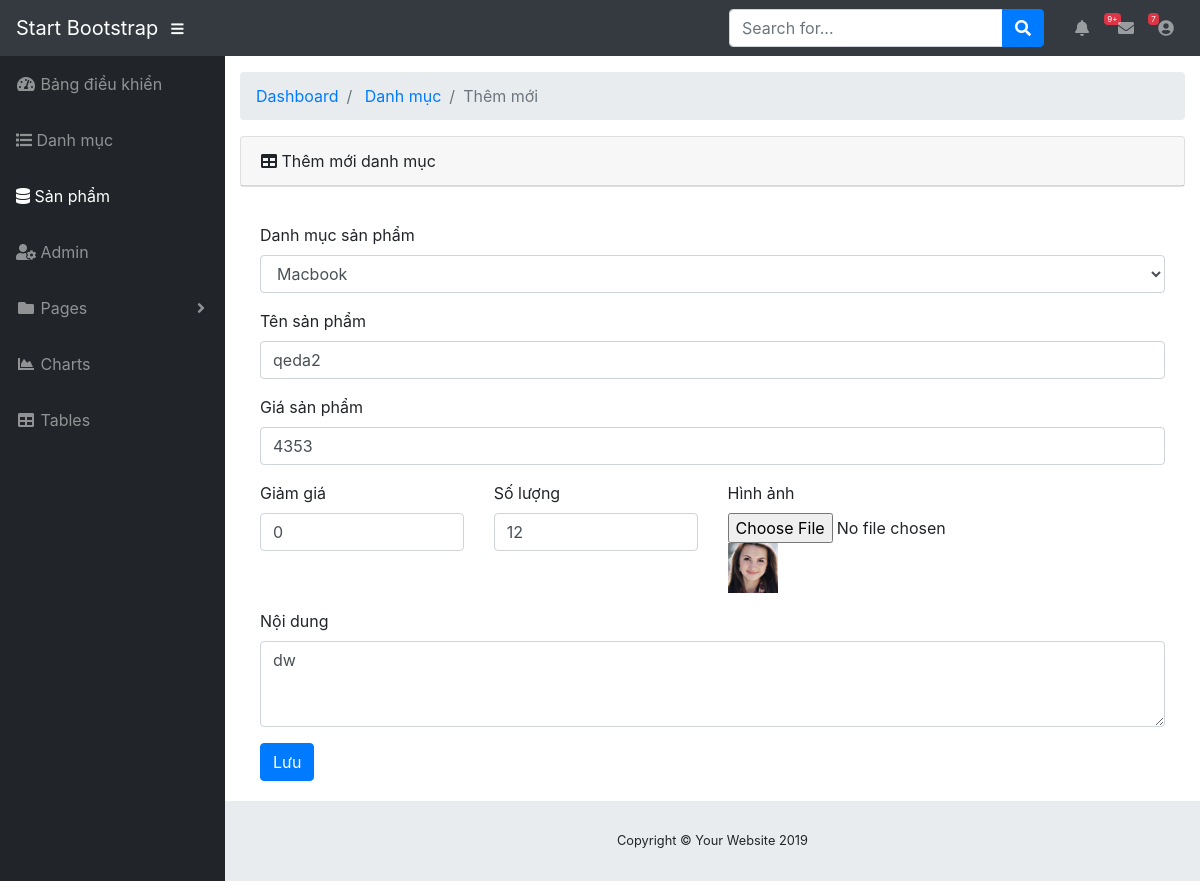
The app's page /admin/modules/product/edit.php?id=27, older data.
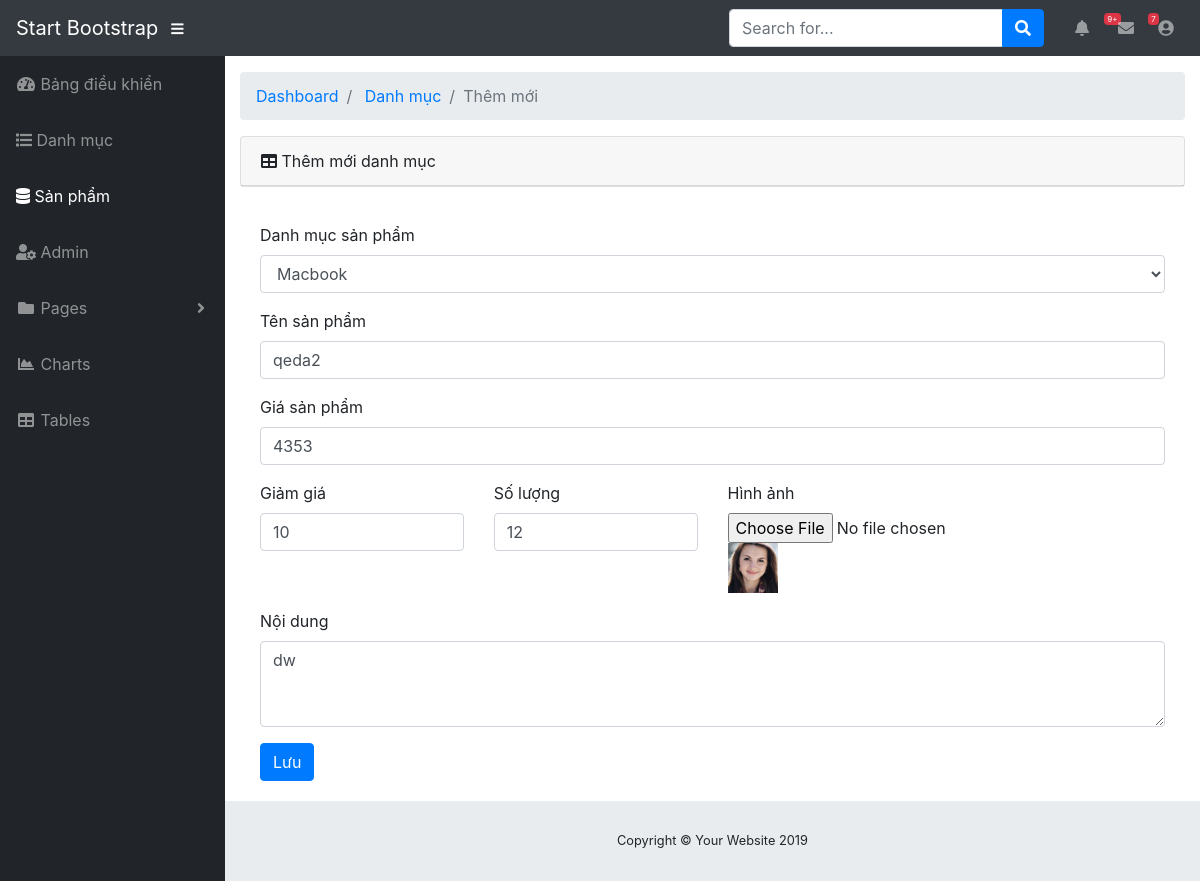
The same page, newer data.
### tables this page shows
CREATE TABLE `product` (
  `id` int(11) NOT NULL,
  `name` varchar(100) DEFAULT NULL,
  `slug` varchar(100) DEFAULT NULL,
  `price` int(11) DEFAULT NULL,
  `sale` tinyint(4) DEFAULT '0',
  `thumbnail` varchar(100) DEFAULT NULL,
  `category_id` int(11) DEFAULT NULL,
  `content` text,
  `number` int(11) DEFAULT NULL,
  `head` int(11) DEFAULT '0',
  `view` int(11) DEFAULT '0',
  `hot` tinyint(4) DEFAULT '0',
  `created_at` timestamp NULL DEFAULT CURRENT_TIMESTAMP,
  `updated_at` timestamp NULL DEFAULT CURRENT_TIMESTAMP ON UPDATE CURRENT_TIMESTAMP
);

CREATE TABLE `category` (
  `id` int(11) NOT NULL,
  `name` varchar(100) DEFAULT NULL,
  `slug` varchar(100) DEFAULT NULL,
  `images` varchar(100) DEFAULT NULL,
  `banner` varchar(100) DEFAULT NULL,
  `home` tinyint(4) DEFAULT '0',
  `status` tinyint(4) DEFAULT '1',
  `created_at` timestamp NULL DEFAULT CURRENT_TIMESTAMP,
  `updated_at` timestamp NULL DEFAULT CURRENT_TIMESTAMP ON UPDATE CURRENT_TIMESTAMP
);

### libraries/Database.php (called while the page is built, shortened)
<?php
    class Database
    {
        public $link;
        public function __construct()
        {
            $this->link = mysqli_connect("localhost", "root", "", "web_shop") or die ();
            mysqli_set_charset($this->link,"utf8");
        }
        public function fetchID($table , $id )
        {
            $sql = "SELECT * FROM {$table} WHERE id = $id ";
            $result = mysqli_query($this->link,$sql) or die("Lỗi  truy vấn fetchID " .mysqli_error($this->link));
            return mysqli_fetch_assoc($result);
        }
         public function fetchAll($table)
        {
            $sql = "SELECT * FROM {$table} WHERE 1" ;
            $result = mysqli_query($this->link,$sql) or die("Lỗi Truy Vấn fetchAll " .mysqli_error($this->link));
            $data = [];
            if( $result)
            {
                while ($num = mysqli_fetch_assoc($result))
                {
                    $data[] = $num;
                }
            }
            return $data;
        }
    }
?>

### admin/autoload/autoload.php (called while the page is built, shortened)
<?php
	require_once __DIR__. "/../../libraries/Database.php";
   	require_once __DIR__. "/../../libraries/Function.php";
   	$db = new Database ;
?>

### libraries/Function.php (called while the page is built, shortened)
<?php
    function  getInput($string)
    {
        return isset($_GET[$string]) ? $_GET[$string] : '';
    }
    function base_url()
    {
        return $url  = "http://localhost/web-shop/";
    }
    function uploads()
    {
        return base_url() . "public/uploads/";
    }
 ?>

### admin/modules/product/edit.php (the view, shortened to what the changed rows need)
<?php
   require_once __DIR__. "/../../autoload/autoload.php";
   $category = $db->fetchAll("category");
   $id = intval(getInput('id'));
   $EditProduct = $db->fetchID("product", $id);
?>
<?php require_once __DIR__. "/../../layouts/header.php"; ?>
            <div class="container-fluid">
               <div class="card-body">
                  <form method="POST" enctype="multipart/form-data">
                     <div class="form-group">
                        <label for="exampleInputEmail1">Danh mục sản phẩm</label>
                        <select class="form-control" id="exampleFormControlSelect1" name="category_id">
                           <?php foreach ($category as $item): ?>
                              <option value="<?php echo $item['id'] ?>" <?php echo $EditProduct['category_id'] == $item['id'] ? "selected = selected" : '' ?>><?php echo $item['name'] ?></option>
                           <?php endforeach ?>
                      </select>
                     </div>
                     <div class="form-group">
                        <label for="exampleInputEmail1">Tên sản phẩm</label>
                        <input type="text" class="form-control" id="" name="name" placeholder="Nhập tên sản phẩm" value="<?php echo $EditProduct['name'] ?>">
                     </div>
                     <div class="form-group">
                        <label for="exampleInputEmail1">Giá sản phẩm</label>
                        <input type="number" class="form-control" id="" name="price" placeholder="9.000.000" value="<?php echo $EditProduct['price'] ?>">
                     </div>
                     <div class="form-group row">
                        <div class="col-sm-3">
                           <label for="exampleInputEmail1">Giảm giá</label>
                           <input type="number" class="form-control" id="" name="sale" placeholder="10%" value="<?php echo $EditProduct['sale'] ?>">
                        </div>
                        <div class="col-sm-3">
                           <label for="exampleInputEmail1">Số lượng</label>
                           <input type="number" class="form-control" id="" name="number" placeholder="100" value="<?php echo $EditProduct['number'] ?>">
                        </div>
                     <div class="col-sm-4">
                           <label for="exampleInputEmail1">Hình ảnh</label>
                           <input type="file" class="form-control-file" id="" name="thumbnail">
                           <img src="<?php echo uploads() ?>product/<?php echo $EditProduct['thumbnail'] ?>" alt="" width="50px" height="50px">
                        </div>
                     </div>
                     <div class="form-group">
                        <label for="exampleInputEmail1">Nội dung</label>
                        <textarea class="form-control" id="exampleFormControlTextarea1" rows="3" name="content" ><?php echo $EditProduct['content'] ?></textarea>
                     </div>
                  </form>
               </div>
            </div>
 <?php require_once __DIR__. "/../../layouts/footer.php"; ?>

Row changes from the older to the newer data that the page shows:
changed product "qeda2": sale "0" → "10"
